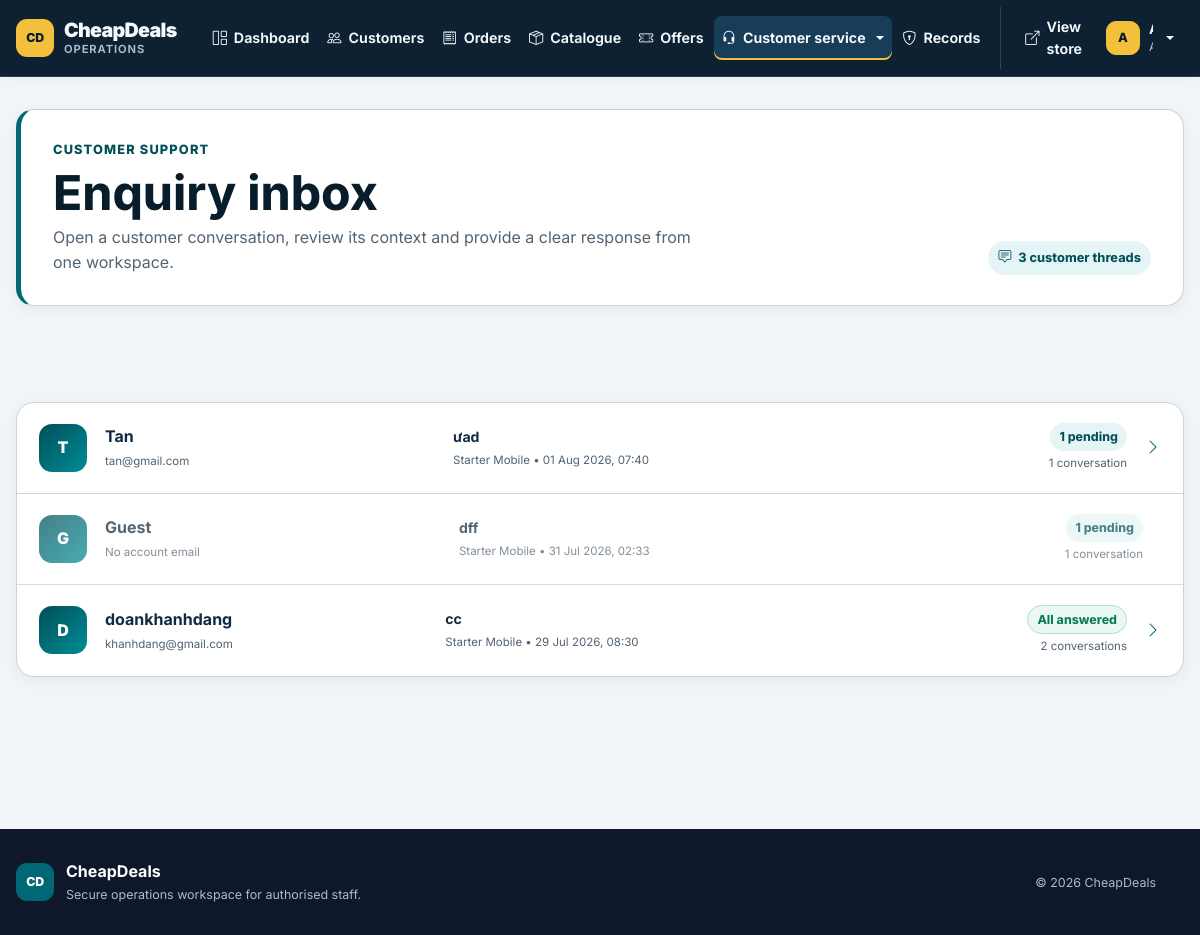
The page /COMP1807/cheapdeals/public/crm/enquiries (signed in) on the database its author committed.
### tables this page shows
CREATE TABLE `enquiries` (
  `id` int(11) NOT NULL,
  `user_id` int(11) DEFAULT NULL,
  `package_id` int(11) DEFAULT NULL,
  `subject` varchar(255) DEFAULT NULL,
  `message` text DEFAULT NULL,
  `reply` text DEFAULT NULL,
  `status` enum('Pending','Answered') DEFAULT 'Pending',
  `created_at` timestamp NOT NULL DEFAULT current_timestamp()
);

CREATE TABLE `users` (
  `id` int(11) NOT NULL,
  `full_name` varchar(100) NOT NULL,
  `email` varchar(100) NOT NULL,
  `password` varchar(255) NOT NULL,
  `phone` varchar(20) DEFAULT NULL,
  `address` text DEFAULT NULL,
  `credit_card` varchar(50) DEFAULT NULL,
  `role` enum('customer','csr','admin') DEFAULT 'customer',
  `created_at` timestamp NOT NULL DEFAULT current_timestamp(),
  `card_type` varchar(20) DEFAULT NULL,
  `card_expiry` varchar(5) DEFAULT NULL
);

CREATE TABLE `packages` (
  `id` int(11) NOT NULL,
  `package_name` varchar(100) DEFAULT NULL,
  `category` enum('Mobile','Broadband','Tablet') DEFAULT NULL,
  `price` decimal(10,2) DEFAULT NULL,
  `minutes` int(11) DEFAULT NULL,
  `sms` int(11) DEFAULT NULL,
  `data_gb` int(11) DEFAULT NULL,
  `description` text DEFAULT NULL,
  `stock` int(11) DEFAULT 100,
  `image` varchar(255) DEFAULT NULL,
  `is_active` tinyint(1) NOT NULL DEFAULT 1
);

### app/core/Controller.php (called while the page is built, shortened)
<?php
class Controller
{
    public function __construct()
    {
        $this->db = new Database();
    }
    protected function view(string $view, array $data = []): void
    {
        extract($data);
        require APP_ROOT . '/views/layout/header.php';
        require APP_ROOT . '/views/layout/navbar.php';
        require APP_ROOT . '/views/' . $view . '.php';
        require APP_ROOT . '/views/layout/footer.php';
    }
}

### app/controllers/CRMController.php (called while the page is built, shortened)
<?php
class CRMController extends Controller
{
    public function __construct()
    {
        parent::__construct();
    }
    public function enquiries(): void
    {
        $enquiries = (new Enquiry($this->db))->all();
        $customers = [];
        foreach ($enquiries as $enquiry) {
            $key = !empty($enquiry['user_id'])
                ? 'customer-' . (int) $enquiry['user_id']
                : 'guest-' . (int) $enquiry['id'];
            if (!isset($customers[$key])) {
                $customers[$key] = [
                    'user_id' => $enquiry['user_id'] ? (int) $enquiry['user_id'] : null,
                    'enquiry_id' => (int) $enquiry['id'],
                    'full_name' => $enquiry['full_name'] ?? 'Guest',
                    'email' => $enquiry['email'] ?? 'No account email',
                    'latest_subject' => $enquiry['subject'],
                    'latest_package' => $enquiry['package_name'] ?? 'General enquiry',
                    'latest_at' => $enquiry['created_at'],
                    'message_count' => 0,
                    'pending_count' => 0,
                ];
            }
            $customers[$key]['message_count']++;
            if ($enquiry['status'] !== 'Answered') {
                $customers[$key]['pending_count']++;
            }
        }
        $this->view('crm/enquiries', [
            'title' => 'Customer messages',
            'customers' => array_values($customers),
        ]);
    }
}

### app/core/Router.php (called while the page is built, shortened)
<?php
class Router
{
    private array $routes = [];
    public function get(string $path, array $handler): void
    {
        $this->routes['GET'][$this->normalize($path)] = $handler;
    }
    public function post(string $path, array $handler): void
    {
        $this->routes['POST'][$this->normalize($path)] = $handler;
    }
    public function dispatch(): void
    {
        $path = $this->normalize((string) parse_url($_SERVER['REQUEST_URI'], PHP_URL_PATH));
        $base = $this->normalize(BASE_PATH);
        if ($base !== '/' && str_starts_with($path, $base)) {
            $path = $this->normalize(substr($path, strlen($base)));
        }
        $method = $_SERVER['REQUEST_METHOD'] ?? 'GET';
        $handler = $this->routes[$method][$path] ?? null;
        [$controller, $action] = $handler;
        (new $controller())->$action();
    }
    private function normalize(string $path): string
    {
        $path = '/' . trim($path, '/');
        return $path === '//' ? '/' : $path;
    }
}

### public/index.php (called while the page is built, shortened)
<?php
require_once __DIR__ . '/../app/config/config.php';
require_once APP_ROOT . '/core/Database.php';
require_once APP_ROOT . '/core/Controller.php';
require_once APP_ROOT . '/core/Router.php';
$router = new Router();
$router->get('/', [PackageController::class, 'index']);
$router->get('/packages', [PackageController::class, 'index']);
$router->get('/package', [PackageController::class, 'detail']);
$router->get('/combos', [DealController::class, 'index']);
$router->get('/combo', [DealController::class, 'detail']);
$router->get('/offers', [OfferController::class, 'index']);
$router->get('/enquiry', [EnquiryController::class, 'create']);
$router->post('/enquiry', [EnquiryController::class, 'store']);
$router->get('/messages', [CustomerController::class, 'messages']);
$router->get('/checkout', [OrderController::class, 'checkout']);
$router->post('/checkout', [OrderController::class, 'store']);
$router->get('/order/success', [OrderController::class, 'success']);
$router->post('/cart/add', [CartController::class, 'add']);
$router->post('/cart/add-deal', [CartController::class, 'addDeal']);
$router->post('/cart/update', [CartController::class, 'update']);
$router->post('/cart/remove', [CartController::class, 'remove']);
$router->get('/payment', [PaymentController::class, 'payment']);
$router->post('/payment', [PaymentController::class, 'store']);
$router->get('/login', [AuthController::class, 'login']);
$router->post('/login', [AuthController::class, 'authenticate']);
$router->get(
    '/forgot-password',
    [AuthController::class, 'forgotPassword']
);
$router->post(
    '/forgot-password/verify',
    [AuthController::class, 'verifyResetAccount']
);
$router->post(
    '/forgot-password/reset',
    [AuthController::class, 'resetPassword']
);
$router->get('/register', [AuthController::class, 'register']);
$router->post('/register', [AuthController::class, 'store']);
$router->get(
    '/register/success',
    [AuthController::class, 'registrationSuccess']
);
$router->get('/logout', [AuthController::class, 'logout']);
$router->post('/logout', [AuthController::class, 'logout']);
$router->get('/account', [CustomerController::class, 'account']);
$router->get('/bill', [CustomerController::class, 'bill']);
$router->get('/subscription', [CustomerController::class, 'subscription']);
$router->post('/subscription/update', [CustomerController::class, 'updateSubscription']);
$router->get('/profile', [CustomerController::class, 'profile']);
$router->post('/profile', [CustomerController::class, 'update']);
$router->post(
    '/profile/payment',
    [CustomerController::class, 'updatePayment']
);
$router->post(
    '/profile/password',
    [CustomerController::class, 'changePassword']
);
$router->get('/crm', [CRMController::class, 'dashboard']);
$router->get('/crm/packages', [CRMController::class, 'packages']);
$router->get('/crm/orders', [CRMController::class, 'orders']);
$router->get('/crm/subscription-changes', [CRMController::class, 'subscriptionChanges']);
$router->get('/crm/customers', [CRMController::class, 'customers']);
$router->post('/crm/customers/create', [CRMController::class, 'createCustomer']);
$router->get('/crm/customer', [CRMController::class, 'customerDetail']);
$router->get('/crm/records', [CRMController::class, 'records']);
$router->get('/crm/record', [CRMController::class, 'recordDetail']);
$router->get('/crm/telephone-order', [CRMController::class, 'telephoneOrder']);
$router->post('/crm/telephone-order/verify', [CRMController::class, 'verifyTelephoneCustomer']);
$router->post('/crm/telephone-order/create-customer', [CRMController::class, 'createTelephoneCustomer']);
$router->post('/crm/telephone-order/place', [CRMController::class, 'placeTelephoneOrder']);
$router->post('/crm/telephone-order/cancel', [CRMController::class, 'cancelTelephoneOrder']);
$router->get('/crm/enquiries', [CRMController::class, 'enquiries']);
$router->get('/crm/enquiries/customer', [CRMController::class, 'customerEnquiries']);
$router->post('/crm/enquiries/reply', [CRMController::class, 'replyEnquiry']);
$router->get('/crm/package/add', [CRMController::class, 'addPackage']);
$router->get('/crm/package/edit', [CRMController::class, 'editPackage']);
$router->post('/crm/package/save', [CRMController::class, 'savePackage']);
$router->post('/crm/package/delete', [CRMController::class, 'deletePackage']);
$router->post('/crm/package/reactivate', [CRMController::class, 'reactivatePackage']);
$router->get('/crm/offers', [AdminOfferController::class, 'index']);
$router->get('/crm/offer/add', [AdminOfferController::class, 'add']);
$router->get('/crm/offer/edit', [AdminOfferController::class, 'edit']);
$router->post('/crm/offer/save', [AdminOfferController::class, 'save']);
$router->post('/crm/offer/archive', [AdminOfferController::class, 'archive']);
$router->post('/crm/offer/reactivate', [AdminOfferController::class, 'reactivate']);
$router->post(
    '/profile/payment/add',
    [CustomerController::class, 'addPaymentMethod']
);
$router->post(
    '/profile/payment/verify',
    [CustomerController::class, 'verifyPaymentMethod']
);
$router->post(
    '/profile/payment/delete',
    [CustomerController::class, 'deletePaymentMethod']
);
$router->post(
    '/profile/payment/default',
    [CustomerController::class, 'setDefaultPaymentMethod']
);
$router->dispatch();

### app/core/Database.php (called while the page is built, shortened)
<?php
class Database
{
    private PDO $pdo;
    public function __construct()
    {
        $dsn = 'mysql:host=' . DB_HOST . ';dbname=' . DB_NAME . ';charset=utf8mb4';
        $this->pdo = new PDO($dsn, DB_USER, DB_PASS, [
            PDO::ATTR_ERRMODE => PDO::ERRMODE_EXCEPTION,
            PDO::ATTR_DEFAULT_FETCH_MODE => PDO::FETCH_ASSOC,
        ]);
        $this->ensureSchema();
    }
    public function fetchAll(string $sql, array $params = []): array
    {
        $stmt = $this->pdo->prepare($sql);
        $stmt->execute($params);
        return $stmt->fetchAll();
    }
    public function execute(string $sql, array $params = []): bool
    {
        $stmt = $this->pdo->prepare($sql);
        return $stmt->execute($params);
    }
    private function ensureSchema(): void
    {
        $paymentColumns = array_column(
            $this->fetchAll('SHOW COLUMNS FROM payments'),
            'Field'
        );
    }
}

### app/models/Enquiry.php (called while the page is built, shortened)
<?php
class Enquiry
{
    public function all(): array
    {
        return $this->db->fetchAll(
            'SELECT enquiries.*, users.full_name, users.email, packages.package_name
             FROM enquiries
             LEFT JOIN users ON users.id = enquiries.user_id
             LEFT JOIN packages ON packages.id = enquiries.package_id
             ORDER BY enquiries.id DESC'
        );
    }
}

### app/config/config.php (called while the page is built, shortened)
<?php
function url(string $path = ''): string
{
    $path = '/' . ltrim($path, '/');
    return (BASE_PATH ?: '') . ($path === '/' ? '/' : $path);
}
function e(?string $value): string
{
    return htmlspecialchars((string) $value, ENT_QUOTES, 'UTF-8');
}

### app/views/crm/enquiries.php (the view, shortened to what this page needs)
<section class="admin-hero">
    <div>
        <p class="eyebrow">Customer support</p>
        <h1>Enquiry inbox</h1>
        <p>Open a customer conversation, review its context and provide a clear response from one workspace.</p>
    </div>
    <span class="workspace-role"><i class="bi bi-chat-square-text" aria-hidden="true"></i> <?= count($customers) ?> customer thread<?= count($customers) === 1 ? '' : 's' ?></span>
</section>
<section class="admin-section admin-enquiries" aria-label="Customer enquiry inbox">
    <div class="admin-customer-inbox">
        <?php foreach ($customers as $customer): ?>
            <?php if ($customer['user_id']): ?>
                <a class="admin-inbox-customer" href="<?= url('/crm/enquiries/customer?id=' . (int) $customer['user_id']) ?>">
            <?php else: ?>
                <div class="admin-inbox-customer is-disabled">
            <?php endif; ?>
                    <span class="admin-inbox-avatar" aria-hidden="true"><?= e(strtoupper(substr($customer['full_name'], 0, 1))) ?></span>
                    <span class="admin-inbox-identity"><strong><?= e($customer['full_name']) ?></strong><small><?= e($customer['email']) ?></small></span>
                    <span class="admin-inbox-preview">
                        <strong><?= e($customer['latest_subject']) ?></strong>
                        <small><?= e($customer['latest_package']) ?> &bull; <?= e(date('d M Y, H:i', strtotime($customer['latest_at']))) ?></small>
                    </span>
                    <span class="admin-inbox-counts">
                        <?php if ($customer['pending_count'] > 0): ?>
                            <span class="message-status"><?= (int) $customer['pending_count'] ?> pending</span>
                        <?php else: ?>
                            <span class="message-status is-answered">All answered</span>
                        <?php endif; ?>
                        <small><?= (int) $customer['message_count'] ?> conversation<?= $customer['message_count'] === 1 ? '' : 's' ?></small>
                    </span>
                    <?php if ($customer['user_id']): ?><i class="bi bi-chevron-right" aria-hidden="true"></i><?php endif; ?>
            <?php if ($customer['user_id']): ?></a><?php else: ?></div><?php endif; ?>
        <?php endforeach; ?>
    </div>
</section>

### rows shown on the page
enquiries: user.full_name "T", user.full_name "Tan", user.email "tan@gmail.com", subject "ưad", package.package_name "Starter Mobile", created_at "01 Aug 2026, 07:40", package "1"
enquiries: full_name "G", full_name "Guest", email "No account email", subject "dff", package.package_name "Starter Mobile", created_at "31 Jul 2026, 02:33", package "1"
enquiries: user.full_name "D", user.full_name "doankhanhdang", user.email "khanhdang@gmail.com", subject "cc", package.package_name "Starter Mobile", created_at "29 Jul 2026, 08:30", shows "All answered", message_count "2"

### other values the page prints
substr((string) ($navCustomer['full_name'] ?? 'S'), 0, 1) "A"
count($customers) "3"
